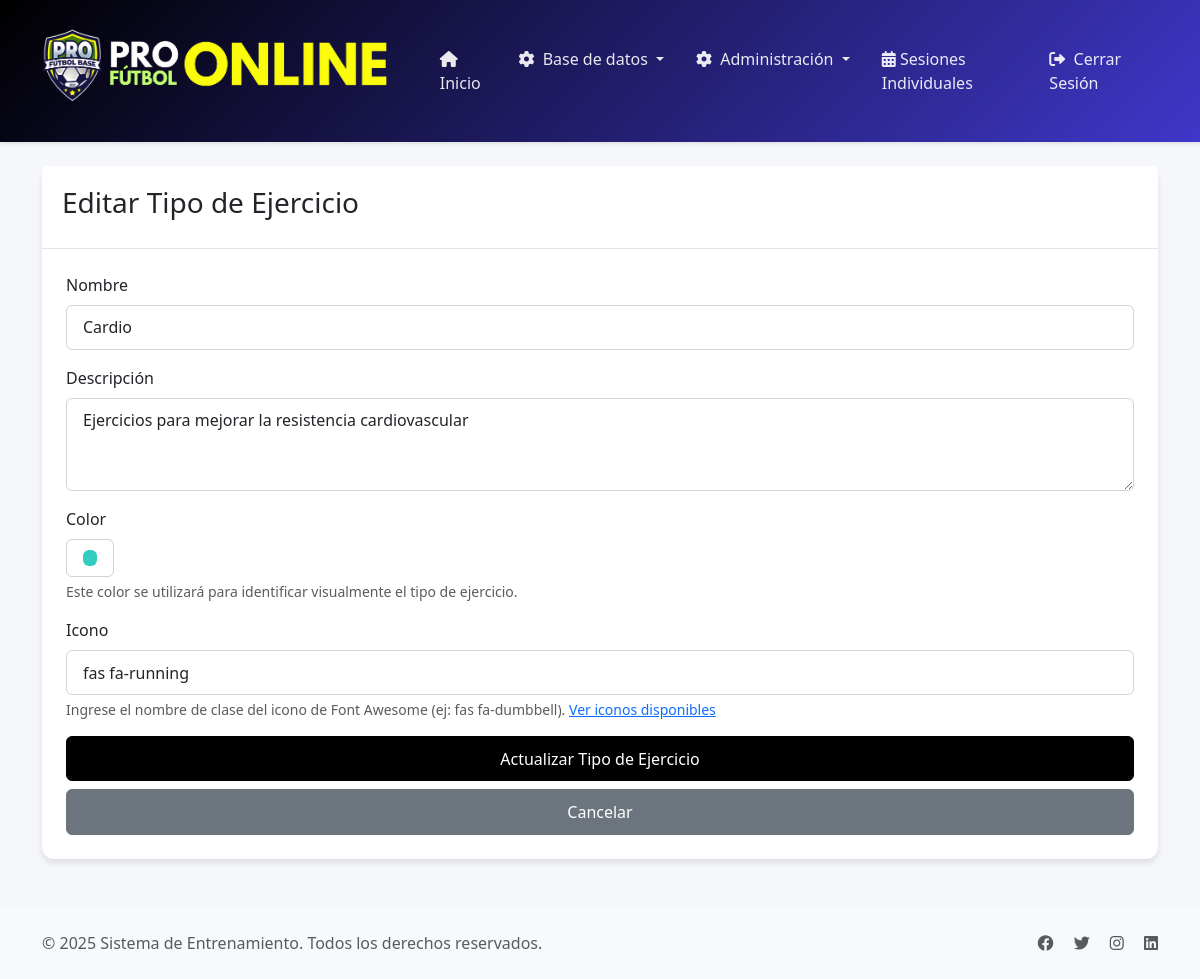
Screenshot of /tipos-ejercicios/editar/2 (signed in) with the database file from the repository.
### tables this page shows
CREATE TABLE `tipos_ejercicios` (
  `id` int NOT NULL,
  `nombre` varchar(100) NOT NULL,
  `descripcion` text,
  `color` varchar(7) NOT NULL,
  `icono` varchar(50) NOT NULL,
  `created_at` timestamp NULL DEFAULT CURRENT_TIMESTAMP
);

### controllers/BaseController.php (called while the page is built, shortened)
<?php
class BaseController {
    protected function render($view, $data = []) {
        extract($data);
        $viewPath = __DIR__ . "/../views/{$view}.php";
        require_once $viewPath;
    }
}

### controllers/TipoEjercicioController.php (called while the page is built, shortened)
<?php
require_once 'controllers/BaseController.php';
require_once 'models/TipoEjercicioModel.php';
class TipoEjercicioController extends BaseController {
    private $model;
    public function __construct() {
        $this->model = new TipoEjercicioModel();
    }
    public function editar($id) {
        $tipo = $this->model->findById($id);
        $this->render('tipos_ejercicios/editar', [
            'tipo' => $tipo
        ]);
    }
}

### config/database.php (called while the page is built, shortened)
<?php
class Database {
    private static $instance = null;
    private $connection;
    private function __construct() {
        $host = 'localhost';
        $dbname = 'profutbolonline_qwb';
        $username = 'profutbolonline_asa';
        $password = '&}p^lgTkK9d~';
        try {
            $dsn = "mysql:host=$host;dbname=$dbname;charset=utf8mb4";
            $options = [
                PDO::ATTR_ERRMODE => PDO::ERRMODE_EXCEPTION,
                PDO::ATTR_DEFAULT_FETCH_MODE => PDO::FETCH_ASSOC,
                PDO::ATTR_EMULATE_PREPARES => false,
            ];
            $this->connection = new PDO($dsn, $username, $password, $options);
        } catch (PDOException $e) {
            die("Error de conexión a la base de datos: " . $e->getMessage());
        }
    }
    public static function getInstance() {
        if (self::$instance === null) {
            self::$instance = new self();
        }
        return self::$instance;
    }
    public function getConnection() {
        return $this->connection;
    }
}

### models/TipoEjercicioModel.php (called while the page is built, shortened)
<?php
require_once 'BaseModel.php';
class TipoEjercicioModel extends BaseModel {
    public function __construct() {
        $this->table = 'tipos_ejercicios';
    }
    public function findById($id) {
        $sql = "SELECT * FROM {$this->table} WHERE id = ?";
        $stmt = $this->db->prepare($sql);
        $stmt->execute([$id]);
        return $stmt->fetch(PDO::FETCH_ASSOC);
    }
}

### models/BaseModel.php (called while the page is built, shortened)
<?php
require_once __DIR__ . '/../config/database.php';
class BaseModel {
    public function __construct($table = null) {
        $this->db = Database::getInstance()->getConnection();
    }
}

### views/tipos_ejercicios/editar.php (the view, shortened to what this page needs)
<?php require_once 'views/layouts/header.php'; ?>
<div class="container mt-4">
    <div class="row justify-content-center">
        <div class="col-md-12">
            <div class="card">
                <div class="card-header">
                    <h3>Editar Tipo de Ejercicio</h3>
                </div>
                <div class="card-body">
                    <form method="POST" action="/tipos-ejercicios/editar/<?php echo $tipo['id']; ?>" id="editarTipoForm" novalidate>
                        <div class="mb-3">
                            <label for="nombre" class="form-label">Nombre</label>
                            <input type="text" class="form-control" id="nombre" name="nombre"
                                   value="<?php echo htmlspecialchars($tipo['nombre']); ?>" required>
                        </div>
                        <div class="mb-3">
                            <label for="descripcion" class="form-label">Descripción</label>
                            <textarea class="form-control" id="descripcion" name="descripcion" rows="3" required><?php
                                echo htmlspecialchars($tipo['descripcion']);
                            ?></textarea>
                        </div>
                        <div class="mb-3">
                            <label for="color" class="form-label">Color</label>
                            <input type="color" class="form-control form-control-color" id="color" name="color"
                                   value="<?php echo $tipo['color']; ?>" title="Seleccione un color">
                            <div class="form-text">Este color se utilizará para identificar visualmente el tipo de ejercicio.</div>
                        </div>
                        <div class="mb-3">
                            <label for="icono" class="form-label">Icono</label>
                            <input type="text" class="form-control" id="icono" name="icono"
                                   value="<?php echo htmlspecialchars($tipo['icono']); ?>" required>
                            <div class="form-text">
                                Ingrese el nombre de clase del icono de Font Awesome (ej: fas fa-dumbbell).
                                <a href="https://fontawesome.com/icons" target="_blank">Ver iconos disponibles</a>
                            </div>
                        </div>
                        <div class="d-grid gap-2">
                            <button type="submit" class="btn btn-primary">Actualizar Tipo de Ejercicio</button>
                            <a href="/tipos-ejercicios" class="btn btn-secondary">Cancelar</a>
                        </div>
                    </form>
                </div>
            </div>
        </div>
    </div>
</div>
<?php require_once 'views/layouts/footer.php'; ?>

### views/layouts/header.php (style rules this page uses)
:root { --primary-color: #000000; --secondary-color: #3f37c9; --accent-color: #4cc9f0; --success-color: #4caf50; --warning-color: #ff9800; --danger-color: #f44336; --light-color: #f8f9fa; --dark-color: #212529; }
body { background-color: #f5f7fa; font-family: 'Segoe UI', system-ui, -apple-system, sans-serif; }
.btn { padding: 0.6rem 1.2rem; font-weight: 500; border-radius: 6px; transition: all 0.3s ease; }
.btn-primary { background-color: var(--primary-color); border-color: var(--primary-color); }
.form-control, .form-select { border-radius: 6px; padding: 0.6rem 1rem; border: 1px solid #ced4da; transition: all 0.3s ease; }
.card { border: none; border-radius: 12px; box-shadow: 0 4px 6px rgba(0,0,0,0.1); transition: all 0.3s ease; }
.card-header { background-color: white; border-bottom: 1px solid rgba(0,0,0,0.1); padding: 1.25rem; }
.card-body { padding: 1.5rem; }

### rows the page displays
tipos_ejercicios: nombre "Cardio", descripcion "Ejercicios para mejorar la resistencia cardiovascular", color "#34cbc1", icono "fas fa-running"
